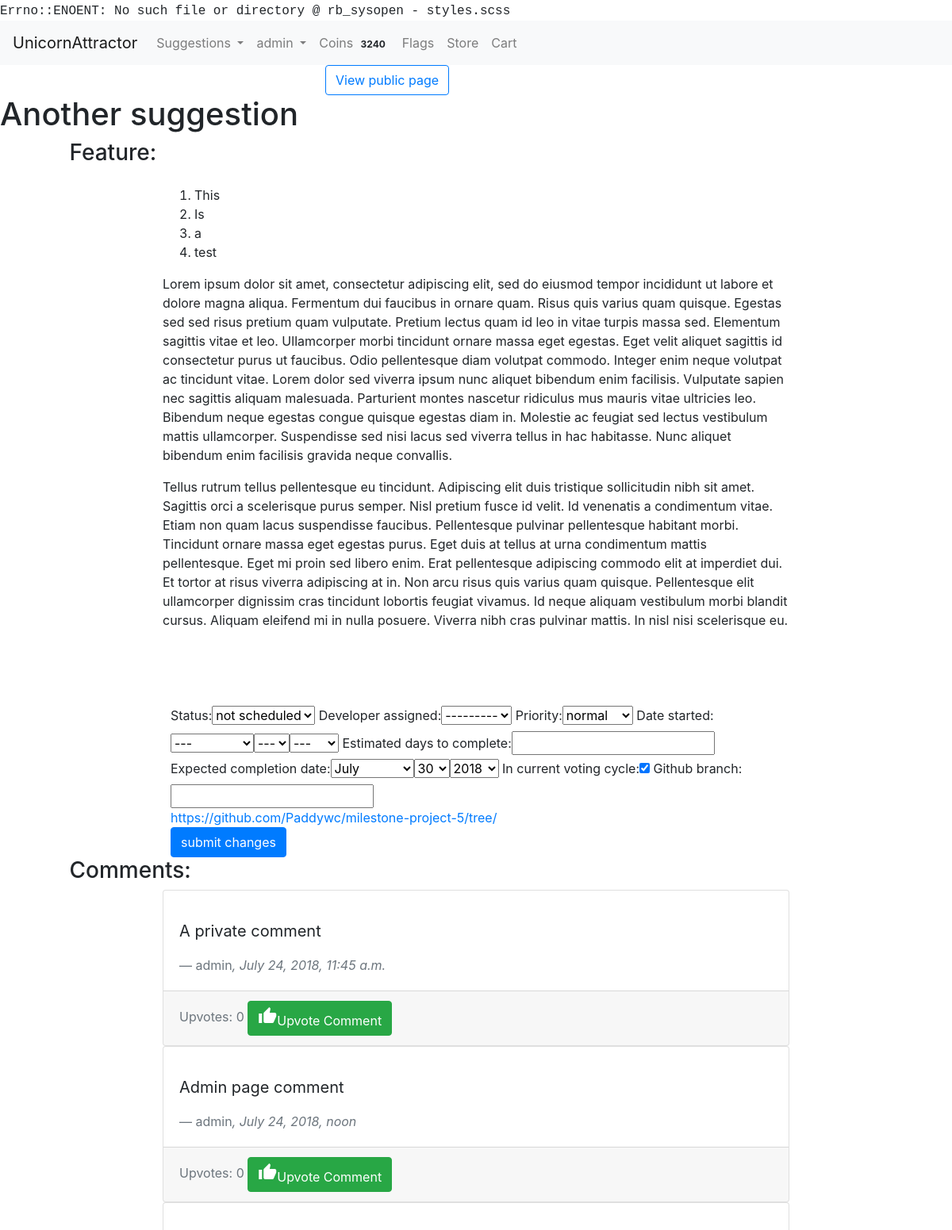
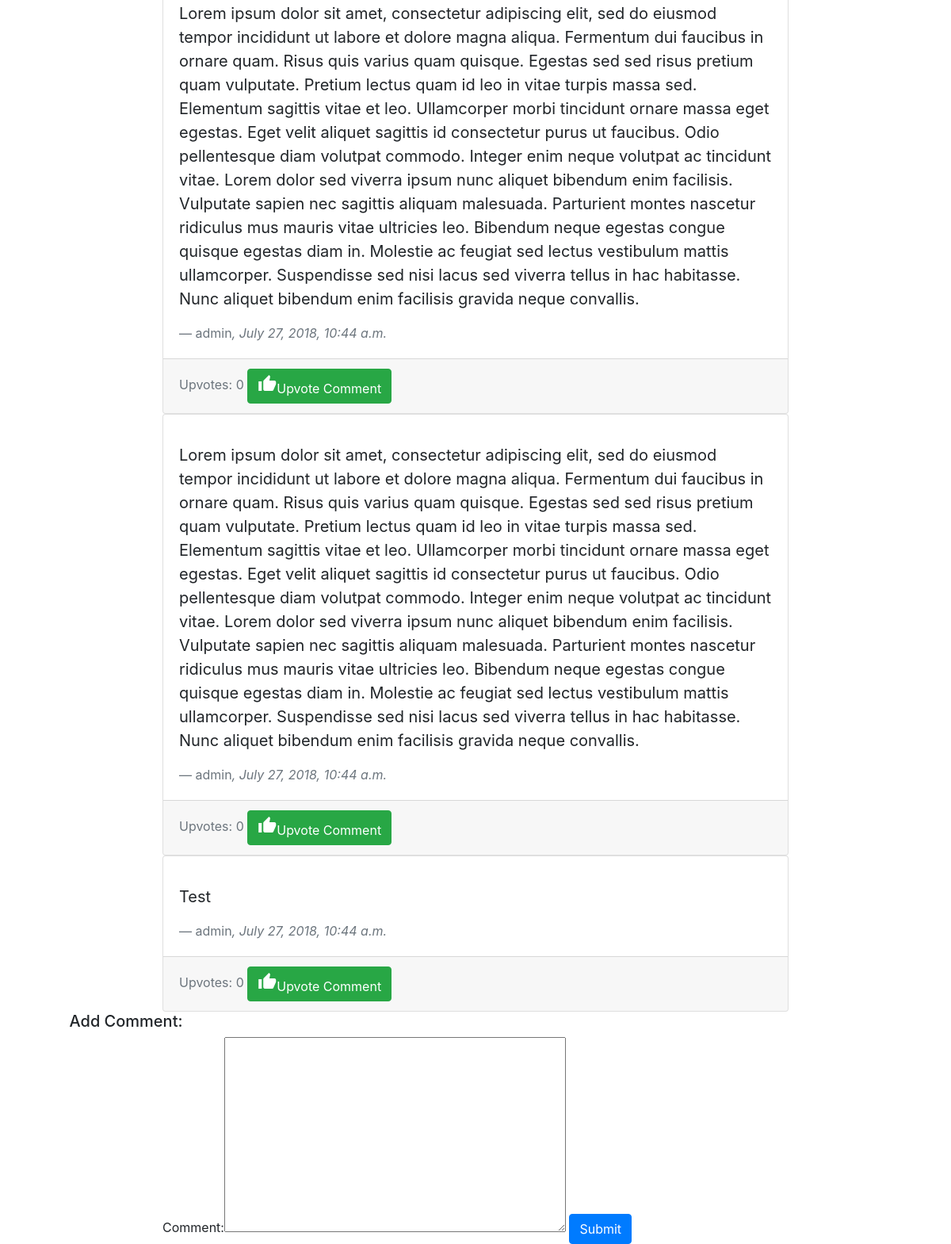
The page /suggestions/admin/105 (signed in) on the database its author committed (2 pictures, top to bottom).
### accounts/models.py (models this page shows)
class User(AbstractUser):
    USERNAME_FIELD = "email"
    email = models.EmailField('email address', blank=False, unique=True)
    REQUIRED_FIELDS = []
    def __str__(self):
        return self.username

### usersuggestions/models.py (models this page shows, shortened)
class Suggestion(models.Model):
    suggestion_choices = ((True, 'Feature'), (False, 'Bug Fix'))
    is_feature = models.BooleanField(blank=False, default=False, choices=suggestion_choices)
    user = models.ForeignKey(User, null=False, on_delete=models.PROTECT)
    title = models.CharField(max_length=200, blank=False)
    details = RichTextUploadingField()
    date_time = models.DateTimeField(auto_now_add=True)
    delay_submission = models.BooleanField(null=False, blank=True, default=False)

class SuggestionAdminPage(models.Model):
    status_choices = ((0, "not scheduled"), (1, "scheduled"), (2, "in progress"), (3, "completed"))
    priority_choices = ((0, "low"), (1, 'normal'), (2, 'high'))
    suggestion = models.ForeignKey(Suggestion, null=False, on_delete=models.CASCADE)
    status = models.PositiveSmallIntegerField(choices=status_choices, default=0)
    developer_assigned = models.ForeignKey(User, null=True, blank=True, on_delete=models.PROTECT)
    priority = models.PositiveSmallIntegerField(choices=priority_choices, null=True, blank=True, default=1)
    date_started = models.DateField(null=True, blank=True)
    estimated_days_to_complete = models.PositiveSmallIntegerField(null=True, blank=True)
    expected_completion_date = models.DateField(null=True, blank=True)
    date_completed = models.DateField(null=True, blank=True)
    in_current_voting_cycle = models.BooleanField(blank=False, default=True)
    github_branch = models.CharField(null=True, blank=True, max_length=50)
    was_successful = models.NullBooleanField(blank=True, null=True)
    current_winner = models.BooleanField(blank=False, default=False)

class Comment(models.Model):
    user = models.ForeignKey(User, null=False, on_delete=models.PROTECT)
    suggestion = models.ForeignKey(Suggestion, null=False, on_delete=models.CASCADE)
    admin_page_comment = models.BooleanField(blank=False, default=False)
    comment = RichTextUploadingField()
    date_time = models.DateTimeField(auto_now_add=True)

### usersuggestions/views.py (the view, shortened to what this page needs)
# urls.py: url(r'^admin/(?P<id>\d+)', render_suggestion_admin_page, name="admin_page"),
@login_required
def render_suggestion_admin_page(request, id):
    if not request.user.is_staff:
        return redirect("view_suggestion", id=id)
    suggestion = get_object_or_404(Suggestion, id=id)
    admin_page_values = get_object_or_404(SuggestionAdminPage, suggestion=suggestion)
    form = SuggestionAdminPageForm(instance=admin_page_values)
    comment_form = CommentForm(initial={"user": request.user, "suggestion": suggestion, "admin_page_comment": True, })
    comments = return_admin_suggestion_comments(suggestion)
    return render(request, "suggestion_admin_page.html",
                  {"form": form, "comment_form": comment_form, "comments": comments, "suggestion": suggestion})

### usersuggestions/forms.py
class SuggestionAdminPageForm(forms.ModelForm):
    def __init__(self, *args, **kwargs):
        super(SuggestionAdminPageForm, self).__init__(*args, **kwargs)
        self.fields["developer_assigned"].queryset = User.objects.filter(is_staff=True)
    class Meta:
        model = SuggestionAdminPage
        exclude = ["was_successful", "current_winner", "date_completed"]
        widgets = {"suggestion": forms.HiddenInput(), "date_started": forms.SelectDateWidget(),
                   "expected_completion_date": forms.SelectDateWidget(),
                   "estimated_days_to_complete": forms.NumberInput()}

class CommentForm(forms.ModelForm):
    class Meta:
        model = Comment
        exclude = ["date_time"]
        widgets = {"user": forms.HiddenInput(), "suggestion": forms.HiddenInput(),
                   "admin_page_comment": forms.HiddenInput()}

### market/cart.py (called while the page is built)
    def __len__(self):
        return sum(item['quantity'] for item in self.cart.values())

### market/coins.py (called while the page is built)
def return_user_coins(user):
    UserCoins.objects.get_or_create(user=user)
    user_row = UserCoins.objects.get(user=user)
    return user_row.coins

### market/contexts.py (called while the page is built)
def cart(request):
    return {'cart': Cart(request)}

def usercoins(request):
    if request.user.is_authenticated:
        user = request.user
        coins_amount = return_user_coins(user)
        return {"usercoins": coins_amount}
    else:
        return {"usercoins": None}

def coins_are_enabled(request):
    return {"coins_are_enabled": settings.COINS_ENABLED }

### usersuggestions/helpers.py (called while the page is built)
def return_admin_suggestion_comments(suggestion):
    return Comment.objects.filter(suggestion=suggestion, admin_page_comment=True).order_by("date_time").annotate(
        upvotes=Count("upvote"))

### usersuggestions/templates/suggestion_admin_page.html (shortened to what this page needs)
{% extends 'base.html' %} {% block title %} Suggestion Admin Page {% endblock %} {% load bootstrap_tags %}  {% block content %}
<main id="view-suggestion">
    <div class="row btn-row">
        <div class="col-xs-6 col-md-4 offset-xs-3 offset-md-4">
            <a class="btn btn-outline-primary" href="{% url 'view_suggestion' suggestion.id %}" role="button">View
                public page</a>
        </div>
    </div>
    <h1 id="suggestion-title">{{ suggestion.title }}</h1>
    <div class="row">
        <div class="offset-1">
            <h3 id="details-title">{{ suggestion.get_is_feature_display }}:</h3>
        </div>
    </div>
    <div class="row">
        <div class="col-xs-10 col-md-8 offset-xs-1 offset-md-2">
            <div id="details-section">
                <p>{{ suggestion.details|safe }}</p>
            </div>
        </div>
    </div>
    <div class="col-xs-10 col-md-8 offset-md-2 offset-xs-1">
        <form id="admin-page-form" method="POST">
            {{ form|as_bootstrap }}
            <div id="fullGitHubUrl"></div>
            <input type="submit" class="btn btn-primary" value="submit changes" name="adminPageSubmit">
        </form>
    </div>
</main>
<footer id="suggestion-comments">
    <div id="comments">
        <div class="row">
            <div class="offset-1">
                <h3 id="comments-title">Comments:</h3>
            </div>
        </div>
        {% for comment in comments %}
        <div class="row">
            <div class="col-xs-10 col-md-8 offset-xs-1 offset-md-2">
                <div class="card">
                    <div class="card-body">
                        <blockquote class="blockquote mb-0">
                            <p>{{ comment.comment|safe }}</p>
                            <footer class="blockquote-footer">{{ comment.user }}<cite title="Source Title">, {{ comment.date_time }}</cite></footer>
                        </blockquote>
                    </div>
                    <div class="card-footer text-muted">
                        Upvotes: {{ comment.upvotes }} <a class="btn upvote-btn btn-success "
                                                          href="{% url 'upvote_comment' comment.id %}" role="button">
                        <i class="material-icons">thumb_up</i>Upvote Comment</a>
                    </div>
                </div>
            </div>
        </div>
        {% endfor %}
        <div class="row">
            <div class="offset-1">
                <h5 id="add-comment-title">Add Comment:</h5>
            </div>
        </div>
        <div class="row">
            <div class="col-xs-10 col-md-8 offset-xs-1 offset-md-2">
                <form method="POST">
                    {{ comment_form|as_bootstrap }} {% csrf_token %}
                    <input type="submit" class="btn btn-primary" value="Submit" name="postComment">
                </form>
            </div>
        </div>
    </div>
</footer>
{% endblock %}

### templates/base.html (shortened to what this page needs)
<!DOCTYPE html>
{% load staticfiles %}
<html lang="en">
<head>
    <link rel="stylesheet" href="https://maxcdn.bootstrapcdn.com/bootstrap/4.0.0/css/bootstrap.min.css"
>
   <link rel="stylesheet" href="{% static 'css/styles.css' %}">
</head>
<header>
    <nav class="navbar navbar-expand-lg navbar-light bg-light justify-content-between">
        <a class="navbar-brand website-title" href="{% url 'home' %}">UnicornAttractor</a>
        <div class="collapse navbar-collapse" id="navbarSupportedContent">
            <ul class="navbar-nav mr-auto">
                <li class="nav-item dropdown">
                    <a class="nav-link dropdown-toggle" href="{% url 'issue_tracker' %}" id="navbarDropdown"
                       role="button" data-toggle="dropdown" aria-haspopup="true" aria-expanded="false">
                        Suggestions
                    </a>
                </li>
                {% if user.is_authenticated %}
                <li class="nav-item dropdown">
                    <a class="nav-link dropdown-toggle" href="#" id="navbarDropdownUser" role="button"
                       data-toggle="dropdown" aria-haspopup="true" aria-expanded="false">
                        {{ user.username }}
                    </a>
                </li>
                {% if coins_are_enabled %}
                <li class="nav-item">
                    <a class="nav-link" href="{% url 'earn_coins' %}"> Coins <span class="badge badge-light">{{ usercoins }}</span></a>
                </li>
                {% endif %}
                {% endif %}
                {% if request.user.is_staff %}
                <li class="nav-item">
                    <a class="nav-link" href="{% url 'flags' %}">Flags</a>
                </li>
                {% endif %}
                <li class="nav-item">
                    <a class="nav-link" href="{% url 'store' %}">Store</a>
                </li>
                <li class="nav-item">
                    <a class="nav-link" href="{% url 'view_cart' %}">Cart </a>
                </li>
            </ul>
        </div>
    </nav>
</header>
<body>
{% block content %}{% endblock %}
</body>
</html>

### styles.css (style rules this page uses)
body:before { white-space: pre; font-family: monospace; content: "Errno::ENOENT: No such file or directory @ rb_sysopen - styles.scss"; }

### rows shown on the page
User: username "admin"
Suggestion: title "Another suggestion", is_feature "Feature", details "This Is a test Lorem ipsum dolor sit amet, consectetur adipiscing elit, sed do eiusmod tempor incididunt ut labore et dolore magna aliqua. Fermentum dui faucibus in ornare quam. Risus quis varius quam quisque. Egestas sed sed risus pretium quam vulputate. Pretium lectus quam id leo in vitae turpis massa sed. Elementum sagittis vitae et leo. Ullamcorper morbi tincidunt ornare massa eget egestas. Eget velit aliquet sagittis id consectetur purus ut faucibus. Odio pellentesque diam volutpat commodo. Integer enim neque volutpat ac tincidunt vitae. Lorem dolor sed viverra ipsum nunc aliquet bibendum enim facilisis. Vulputate sapien nec sagittis aliquam malesuada. Parturient montes nascetur…"
SuggestionAdminPage: status "not scheduled", developer_assigned "---------", priority "normal", in_current_voting_cycle "☑"
Comment: comment "A private comment", user "admin", date_time "July 24, 2018, 11:45 a.m.", upvotes "0"
Comment: comment "Admin page comment", user "admin", date_time "July 24, 2018, noon", upvotes "0"
Comment: comment "Lorem ipsum dolor sit amet, consectetur adipiscing elit, sed do eiusmod tempor incididunt ut labore et dolore magna aliqua. Fermentum dui faucibus in ornare quam. Risus quis varius quam quisque. Egestas sed sed risus pretium quam vulputate. Pretium lectus quam id leo in vitae turpis massa sed. Elementum sagittis vitae et leo. Ullamcorper morbi tincidunt ornare massa eget egestas. Eget velit aliquet sagittis id consectetur purus ut faucibus. Odio pellentesque diam volutpat commodo. Integer enim neque volutpat ac tincidunt vitae. Lorem dolor sed viverra ipsum nunc aliquet bibendum enim facilisis. Vulputate sapien nec sagittis aliquam malesuada. Parturient montes nascetur ridiculus mus mauris…", user "admin", date_time "July 27, 2018, 10:44 a.m.", upvotes "0"
Comment: comment "Lorem ipsum dolor sit amet, consectetur adipiscing elit, sed do eiusmod tempor incididunt ut labore et dolore magna aliqua. Fermentum dui faucibus in ornare quam. Risus quis varius quam quisque. Egestas sed sed risus pretium quam vulputate. Pretium lectus quam id leo in vitae turpis massa sed. Elementum sagittis vitae et leo. Ullamcorper morbi tincidunt ornare massa eget egestas. Eget velit aliquet sagittis id consectetur purus ut faucibus. Odio pellentesque diam volutpat commodo. Integer enim neque volutpat ac tincidunt vitae. Lorem dolor sed viverra ipsum nunc aliquet bibendum enim facilisis. Vulputate sapien nec sagittis aliquam malesuada. Parturient montes nascetur ridiculus mus mauris…", user "admin", date_time "July 27, 2018, 10:44 a.m.", upvotes "0"
Comment: comment "Test", user "admin", date_time "July 27, 2018, 10:44 a.m.", upvotes "0"

### other values the page prints
{{ usercoins }} "3240"
